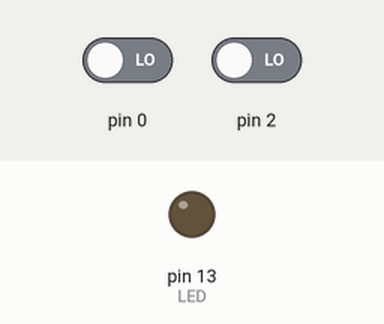
Recording of a sketch running on a simulated Arduino Uno, built with avr-gcc and run on an emulated ATmega328P. On the bench: output pins drawn as LEDs (lit = HIGH). Inputs (shaded band) come from the test bench; at power-on: pin 0 LOW, pin 2 LOW.

Above: at 1.2 s.
1.3 s: pin 0 driven HIGH
At 1.8 s:
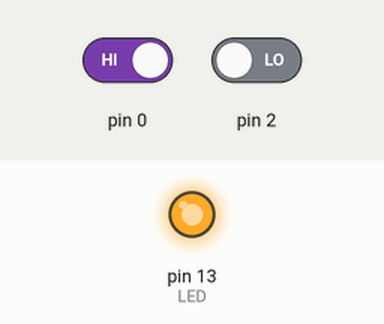
2.8 s: pin 0 driven LOW
At 4.0 s:
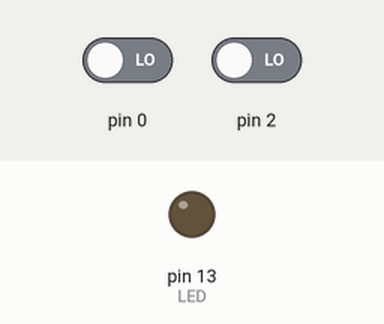
4.3 s: pin 2 driven HIGH
At 5.3 s:
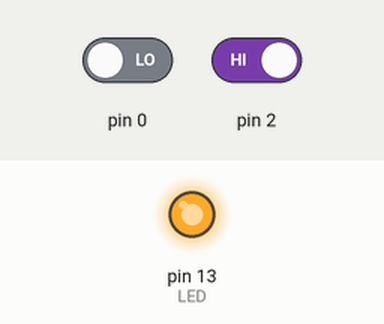
Timing chart, 0 to 7.3 s (numbered marks = the images above; inputs shaded):
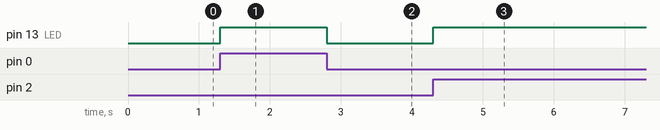

The sketch:

HelloWorldInput.ino
```cpp
#include "event_driven.h"

#define BUTTON 2
#define LED 13

void initialize () {
  pinMode(LED, OUTPUT);
  digitalWrite(LED, LOW);
  button_listen(BUTTON);
}


void button_changed (int pin, int v) {
  digitalWrite(LED, v);
}


void timer_expired (int timerNumber){

}
```

event_driven.h
```cpp
#ifndef EVENT_DRIVEN
#define EVENT_DRIVEN

/* Funções de registro que estão implementadas em event_driven.ino */
void button_listen (int pin); //Número máximo de botões: 13
void timer_set (int timerNumber, int ms); //Número máximo de timers: 2

/* Callbacks que devem ser escritas pelo usuário da API*/
void initialize();
void button_changed (int pin, int v); // notifica que “pin” mudou para “v”
void timer_expired (int timerNumber);


#endif
```

event_driven.ino
```cpp
#include "event_driven.h"
#include <limits.h>

#define BUTMAX 13
#define TIMEMAX 2

char button[BUTMAX];
bool lastState[BUTMAX];
char nButtons;

int timerValue[TIMEMAX];
unsigned long timerSet[TIMEMAX];
bool expired[TIMEMAX];

void button_listen (int pin) {
  if (nButtons == BUTMAX) {
    Serial.println("Maximum number of buttons used. Aborting");
    exit(1);
  }
  button[nButtons] = pin;
  nButtons++;
}


void timer_set (int timerNumber, int ms) {
  if (timerNumber > TIMEMAX) {
    Serial.println("Maximum number of timers used. Aborting");
    exit(1);
  }
  timerValue[timerNumber - 1] = ms;
  timerSet[timerNumber - 1] = millis();
  expired[timerNumber - 1] = false;
}


void setup() {
  nButtons = 0;
  for (int i = 0; i < BUTMAX; i++) {
    lastState[i] = HIGH;
  }

  initialize();

  for (int i = 0; i < nButtons; i++) {
    pinMode(button[i], INPUT);
  }
}


void loop() {

  for (int k = 0; k < BUTMAX; k++) {
    char aux = digitalRead(button[k]);
    if (aux != lastState[k]) {
      lastState[k] = aux;
      button_changed(button[k], aux);
    }
  }

  for (int j = 0; j < TIMEMAX; j++) {
    if (millis() - timerSet[j] >= timerValue[j] && !expired[j]) {
      expired[j] = true;
      timer_expired(j + 1);
    }
  }

}
```

Measured:
- after the input at 1.3 s, pin 13 (LED): LOW → HIGH at once
- after the input at 2.8 s, pin 13 (LED): HIGH → LOW at once
- after the input at 4.3 s, pin 13 (LED): LOW → HIGH at once
